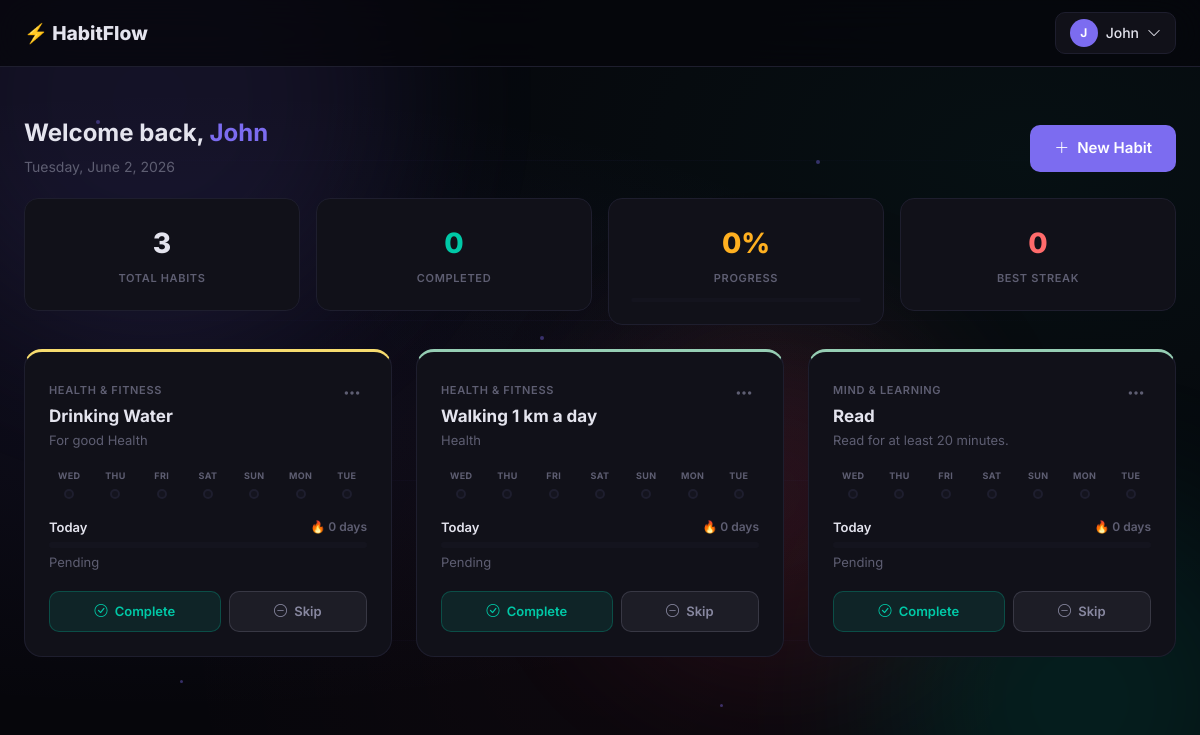
The app's page /dashboard/ (signed in) with its own data.
### habits/models.py (models this page shows, shortened)
class Habit(models.Model):
    CATEGORY_CHOICES = [
        ('health', 'Health & Fitness'),
        ('mind', 'Mind & Learning'),
        ('productivity', 'Productivity'),
        ('social', 'Social'),
        ('creativity', 'Creativity'),
        ('wellness', 'Wellness'),
        ('finance', 'Finance'),
        ('other', 'Other'),
    ]
    FREQUENCY_CHOICES = [
        ('daily', 'Daily'),
        ('weekly', 'Weekly'),
        ('monthly', 'Monthly'),
    ]
    COLOR_CHOICES = [
        ('#FF6B6B', 'Coral Red'),
        ('#4ECDC4', 'Teal'),
        ('#45B7D1', 'Sky Blue'),
        ('#96CEB4', 'Sage Green'),
        ('#FFEAA7', 'Sunny Yellow'),
        ('#DDA0DD', 'Plum'),
        ('#98D8C8', 'Mint'),
        ('#F7DC6F', 'Gold'),
        ('#BB8FCE', 'Lavender'),
        ('#F0B27A', 'Peach'),
        ('#82E0AA', 'Emerald'),
        ('#85C1E9', 'Light Blue'),
    ]
    user = models.ForeignKey(User, on_delete=models.CASCADE, related_name='habits')
    name = models.CharField(max_length=200)
    description = models.TextField(blank=True, default='')
    category = models.CharField(max_length=20, choices=CATEGORY_CHOICES, default='other')
    frequency = models.CharField(max_length=10, choices=FREQUENCY_CHOICES, default='daily')
    color = models.CharField(max_length=7, choices=COLOR_CHOICES, default='#4ECDC4')
    target_count = models.PositiveIntegerField(default=1, help_text='How many times per period')
    is_active = models.BooleanField(default=True)
    created_at = models.DateTimeField(auto_now_add=True)
    updated_at = models.DateTimeField(auto_now=True)
    class Meta:
        ordering = ['-created_at']
        unique_together = ['user', 'name']
    def get_today_logs(self):
        today = timezone.now().date()
        return self.logs.filter(completed_at__date=today)
    def is_completed_today(self):
        today = timezone.now().date()
        return self.logs.filter(completed_at__date=today, is_completed=True).exists()
    def is_skipped_today(self):
        today = timezone.now().date()
        return self.logs.filter(completed_at__date=today, is_skipped=True).exists()
    def today_completion_count(self):
        return self.get_today_logs().filter(is_completed=True).count()
    def get_progress_percentage(self):
        if self.is_completed_today():
            return 100
        if self.is_skipped_today():
            return 0
        return 0
    def get_streak(self):
        streak = 0
        current_date = timezone.now().date()
        for i in range(365):
            check_date = current_date - timedelta(days=i)
            day_logs = self.logs.filter(
                completed_at__date=check_date,
                is_completed=True
            )
            if day_logs.exists():
                streak += 1
            elif i == 0:
                continue
            else:
                break
        return streak
    def get_weekly_data(self):
        today = timezone.now().date()
        weekly = []
        for i in range(6, -1, -1):
            day = today - timedelta(days=i)
            log = self.logs.filter(completed_at__date=day).first()
            status = 'pending'
            if log:
                if log.is_completed:
                    status = 'completed'
                elif log.is_skipped:
                    status = 'skipped'
            weekly.append({
                'date': day,
                'day_name': day.strftime('%a'),
                'status': status,
                'completed': status == 'completed',
            })
        return weekly

### habits/views.py (the view)
# urls.py: path('dashboard/', views.dashboard, name='dashboard'),
@login_required
def dashboard(request):
    profile = ensure_profile(request.user)
    habits = request.user.habits.filter(is_active=True)
    today = timezone.now().date()
    total_habits = habits.count()
    completed_today = sum(1 for h in habits if h.is_completed_today())
    skipped_today = sum(1 for h in habits if h.is_skipped_today())
    overall_progress = profile.get_overall_progress()
    best_streak = max((h.get_streak() for h in habits), default=0)
    habit_data = []
    for habit in habits:
        today_log = habit.logs.filter(completed_at__date=today).first()
        status = 'pending'
        if today_log:
            if today_log.is_completed:
                status = 'completed'
            elif today_log.is_skipped:
                status = 'skipped'
        habit_data.append({
            'habit': habit,
            'progress': habit.get_progress_percentage(),
            'completed': status == 'completed',
            'skipped': status == 'skipped',
            'status': status,
            'streak': habit.get_streak(),
            'weekly': habit.get_weekly_data(),
            'today_count': habit.today_completion_count(),
            'today_log': today_log,
        })
    context = {
        'habits': habit_data,
        'total_habits': total_habits,
        'completed_today': completed_today,
        'skipped_today': skipped_today,
        'overall_progress': overall_progress,
        'best_streak': best_streak,
        'today': today,
        'profile': profile,
    }
    return render(request, 'dashboard.html', context)

### habits/context_processors.py (called while the page is built)
def user_context(request):
    context = {
        'is_admin_user': False,
    }
    if request.user.is_authenticated:
        context['is_admin_user'] = request.user.is_staff or request.user.is_superuser
    return context

### habits/models.py (called while the page is built)
    def get_overall_progress(self):
        active = self.user.habits.filter(is_active=True)
        if not active.exists():
            return 0
        total_progress = sum(h.get_progress_percentage() for h in active)
        return int(total_progress / active.count())

### habits/views.py (called while the page is built)
def ensure_profile(user):
    profile, created = UserProfile.objects.get_or_create(user=user)
    return profile

### habits/templates/dashboard.html (shortened to what this page needs)
{% extends 'base.html' %}
{% load static %}
{% load habit_extras %}
{% block body_class %}page-dashboard{% endblock %}
{% block background %}
<div class="animated-bg">
    <div class="particle" style="--x: 8%; --y: 15%; --duration: 7s; --delay: 0s; --size: 4px;"></div>
    <div class="particle" style="--x: 68%; --y: 20%; --duration: 7.5s; --delay: 1.5s; --size: 4px;"></div>
    <div class="particle" style="--x: 15%; --y: 85%; --duration: 10s; --delay: 3s; --size: 3px;"></div>
    <div class="particle" style="--x: 45%; --y: 42%; --duration: 6.5s; --delay: 0.3s; --size: 4px;"></div>
    <div class="particle" style="--x: 60%; --y: 88%; --duration: 9s; --delay: 1.2s; --size: 3px;"></div>
    <div class="orb orb-1"></div>
    <div class="mesh-line mesh-1"></div>
    <div class="mesh-line mesh-2"></div>
</div>
{% endblock %}
{% block content %}
<div class="dash-wrapper">
    <nav class="dash-topbar">
        <div class="container-fluid px-4 d-flex justify-content-between align-items-center">
            <a class="dash-logo" href="{% url 'dashboard' %}">⚡ HabitFlow</a>
            <div class="d-flex align-items-center gap-3">
                <div class="dash-user-menu">
                    <button class="dash-user-btn btn-glow" id="userMenuBtn">
                        <span class="dash-user-avatar">{{ user.first_name|first|default:user.username|first }}</span>
                        <span class="d-none d-md-inline">{{ user.first_name|default:user.username }}</span>
                        <i class="bi bi-chevron-down"></i>
                    </button>
                </div>
            </div>
        </div>
    </nav>
    <div class="container-fluid px-4 py-4">
        <div class="dash-welcome">
            <div class="row align-items-center">
                <div class="col">
                    <h2 class="dash-welcome-title">
                        Welcome back, <span class="text-accent">{{ user.first_name|default:user.username }}</span>
                    </h2>
                    <p class="dash-welcome-date">{{ today|date:"l, F j, Y" }}</p>
                </div>
                <div class="col-auto">
                    <a href="{% url 'habit_create' %}" class="btn btn-accent btn-lg btn-glow">
                        <i class="bi bi-plus-lg me-2"></i>New Habit
                    </a>
                </div>
            </div>
        </div>
        <div class="row g-3 mb-4">
            <div class="col-6 col-lg-3">
                <div class="dash-stat-card">
                    <div class="dash-stat-num">{{ total_habits }}</div>
                    <div class="dash-stat-label">Total Habits</div>
                </div>
            </div>
            <div class="col-6 col-lg-3">
                <div class="dash-stat-card dash-stat-success">
                    <div class="dash-stat-num">{{ completed_today }}</div>
                    <div class="dash-stat-label">Completed</div>
                </div>
            </div>
            <div class="col-6 col-lg-3">
                <div class="dash-stat-card dash-stat-warn">
                    <div class="dash-stat-num">{{ overall_progress }}%</div>
                    <div class="dash-stat-label">Progress</div>
                    <div class="dash-stat-bar">
                    </div>
                </div>
            </div>
            <div class="col-6 col-lg-3">
                <div class="dash-stat-card dash-stat-fire">
                    <div class="dash-stat-num">{{ best_streak }}</div>
                    <div class="dash-stat-label">Best Streak</div>
                </div>
            </div>
        </div>
        {% if habits %}
        <div class="row g-4">
            {% for item in habits %}
            <div class="col-md-6 col-xl-4" id="habit-card-{{ item.habit.pk }}">
                <div class="habit-tile {% if item.status == 'completed' %}habit-tile-done{% elif item.status == 'skipped' %}habit-tile-skipped{% endif %}" style="--hcolor: {{ item.habit.color }}">
                    <div class="habit-tile-top">
                        <div>
                            <span class="habit-cat">{{ item.habit.get_category_display }}</span>
                            <h5 class="habit-title">{{ item.habit.name }}</h5>
                            {% if item.habit.description %}
                            <p class="habit-desc">{{ item.habit.description|truncatewords:15 }}</p>
                            {% endif %}
                        </div>
                        <div class="dropdown">
                            <button class="habit-menu-btn" data-bs-toggle="dropdown">
                                <i class="bi bi-three-dots"></i>
                            </button>
                        </div>
                    </div>
                    <div class="habit-week">
                        {% for day in item.weekly %}
                        <div class="habit-day {% if day.status == 'completed' %}day-done{% elif day.status == 'skipped' %}day-skip{% endif %}" title="{{ day.date|date:'M d' }}">
                            <span class="day-letter">{{ day.day_name }}</span>
                            <span class="day-dot-indicator"></span>
                        </div>
                        {% endfor %}
                    </div>
                    <div class="habit-today-progress">
                        <div class="d-flex justify-content-between mb-1">
                            <span class="text-sm fw-600">Today</span>
                            <span class="habit-streak-badge">🔥 {{ item.streak }} day{{ item.streak|pluralize }}</span>
                        </div>
                        <div class="habit-progress-track">
                        </div>
                        <div class="text-sm text-muted mt-1">
                            {% if item.status == 'completed' %}Completed ✓
                            {% elif item.status == 'skipped' %}Skipped —
                            {% else %}Pending{% endif %}
                        </div>
                    </div>
                    <div class="habit-actions">
                        {% if item.status == 'pending' %}
                            <form method="post" action="{% url 'habit_mark' item.habit.pk 'complete' %}" class="d-inline flex-fill">
                                <button type="submit" class="btn btn-habit-complete btn-glow w-100">
                                    <i class="bi bi-check-circle me-1"></i> Complete
                                </button>
                            </form>
                            <form method="post" action="{% url 'habit_mark' item.habit.pk 'skip' %}" class="d-inline flex-fill">
                                <button type="submit" class="btn btn-habit-skip btn-glow w-100">
                                    <i class="bi bi-dash-circle me-1"></i> Skip
                                </button>
                            </form>
                        {% endif %}
                    </div>
                </div>
            </div>
            {% endfor %}
        </div>
        {% endif %}
    </div>
</div>
{% endblock %}

### records on screen
Habit: habit.category "HEALTH & FITNESS", habit.name "Drinking Water", habit.description "For good Health", day_name "WED" "THU" "FRI" "SAT" "SUN" "MON" "TUE", streak "0"
Habit: habit.category "HEALTH & FITNESS", habit.name "Walking 1 km a day", habit.description "Health", day_name "WED" "THU" "FRI" "SAT" "SUN" "MON" "TUE", streak "0"
Habit: habit.category "MIND & LEARNING", habit.name "Read", habit.description "Read for at least 20 minutes.", day_name "WED" "THU" "FRI" "SAT" "SUN" "MON" "TUE", streak "0"

### other values on screen
{{ user.first_name|first|default:user.username|first }} "J"
{{ user.first_name|default:user.username }} "John"
{{ total_habits }} "3"
{{ completed_today }} "0"
{{ overall_progress }} "0"
{{ best_streak }} "0"
